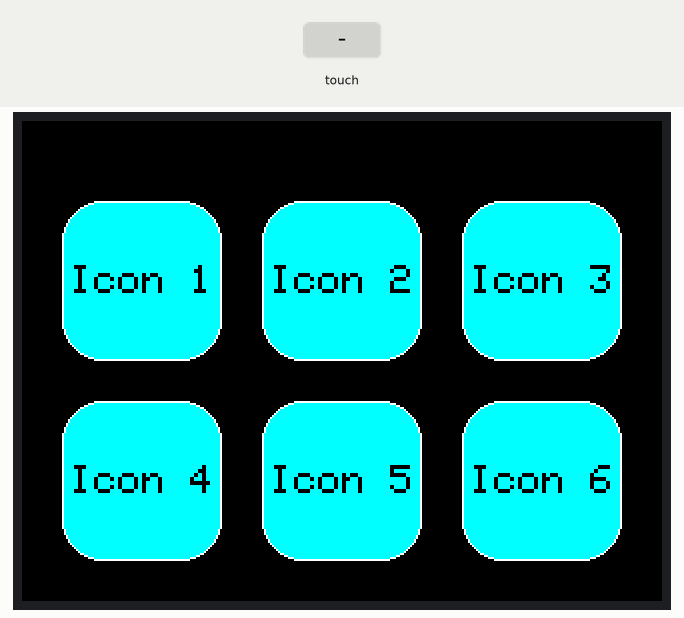
Recording of a sketch running on a simulated Arduino Uno, built with avr-gcc and run on an emulated ATmega328P. Shown: 320×240 colour display. Inputs (shaded band) come from the test bench. What the sketch prints to the serial monitor is not drawn.

Above: at 1.5 s.
1.6 s: touch panel pressed at 62 % / 30 % of its raw x / y range
At 2.1 s:
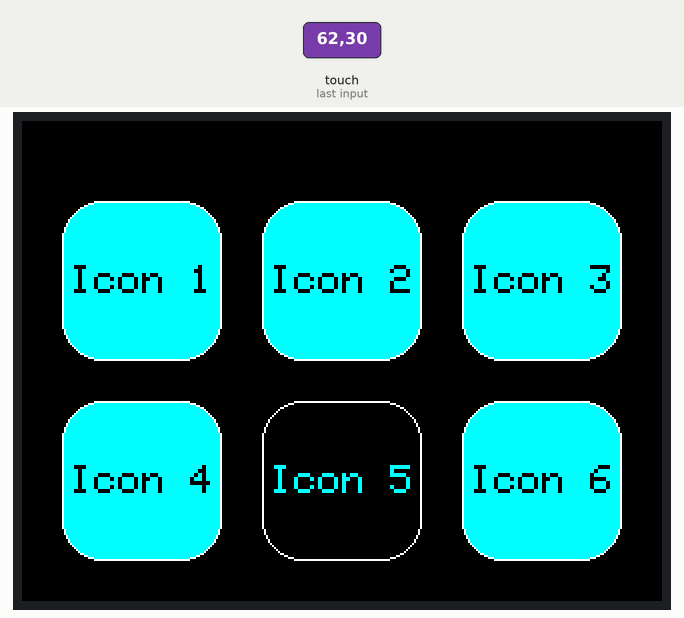
3.1 s: touch panel pressed at 87 % / 30 % of its raw x / y range
At 3.8 s:
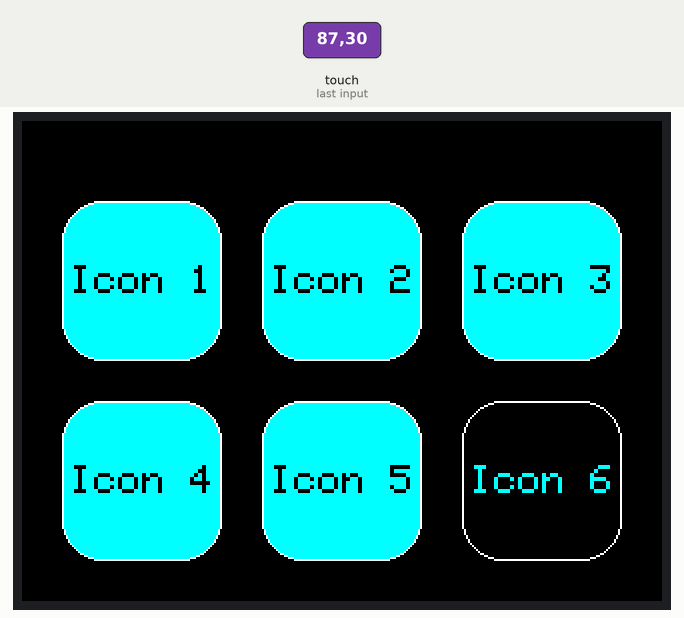
Timing chart, 0 to 6.1 s (numbered marks = the images above; inputs shaded):
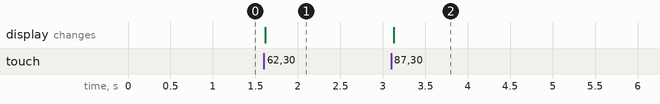

Measured:
- after the input at 1.6 s, the display: changes at once (image 1)
- after the input at 3.1 s, the display: changes at once (image 2)

The sketch:

teste_6_Botoes.ino
```cpp
#include <Adafruit_GFX.h>
#include <MCUFRIEND_kbv.h>
#include <TouchScreen.h>

MCUFRIEND_kbv tft;

#define TS_MINX 189
#define TS_MINY 919
#define TS_MAXX 925
#define TS_MAXY 209

#define MINPRESSURE 10
#define MAXPRESSURE 1000

#define BUTTON_WIDTH 80
#define BUTTON_HEIGHT 80
#define BUTTON_MARGIN 20

#define BLACK   0x0000
#define WHITE   0xFFFF
#define CYAN    0x07FF
#define RED     0xF800
#define GREEN   0x07E0
#define BLUE    0x001F

bool buttonExecuted[6] = {false, false, false, false, false, false}; // Inicializa todas as variáveis de controle como falsas


const int XP = 8, XM = A2, YP = A3, YM = 9; // Ajuste conforme a sua configuração

TouchScreen ts = TouchScreen(XP, YP, XM, YM, 300);

Adafruit_GFX_Button buttons[6];

void setup() {
  Serial.begin(9600);
  uint16_t ID = tft.readID();
  if (ID == 0xD3D3) ID = 0x9486;
  tft.begin(ID);
  tft.setRotation(3);
  tft.fillScreen(BLACK);

  int screenWidth = tft.width();
  int screenHeight = tft.height();

  // Configuração dos botões
  for (int i = 0; i < 6; i++) {
    int buttonX = (screenWidth - 2 * BUTTON_WIDTH - 2 * BUTTON_MARGIN) / 2 + (i % 3) * (BUTTON_WIDTH + BUTTON_MARGIN);
    int buttonY = 80 + (i / 3) * (BUTTON_HEIGHT + BUTTON_MARGIN);
    buttons[i].initButton(&tft, buttonX, buttonY, BUTTON_WIDTH, BUTTON_HEIGHT, WHITE, CYAN, BLACK, (char*)("Icon " + String(i + 1)).c_str(), 2);
    buttons[i].drawButton(false);
  }
}

void loop() {
  TSPoint p = ts.getPoint();

  pinMode(YP, OUTPUT);
  pinMode(XM, OUTPUT);
  digitalWrite(YP, HIGH);
  digitalWrite(XM, HIGH);

  bool touched = (p.z > MINPRESSURE && p.z < MAXPRESSURE);

  if (touched) {
    int16_t screen_x = map(p.x, TS_MINX, TS_MAXX, 0, tft.width());
    int16_t screen_y = map(p.y, TS_MINY, TS_MAXY, 0, tft.height());

    for (int i = 0; i < 6; i++) {
      if (buttons[i].contains(screen_x, screen_y)) {
        buttons[i].press(true);
      } else {
        buttons[i].press(false);
      }
    }
  }

  for (int i = 0; i < 6; i++)
  {
    if (buttons[i].justReleased())
    {
      buttons[i].drawButton();
      if (!buttonExecuted[i])
      {
        handleButtonClick(i);
        buttonExecuted[i] = true; // Define a variável de controle para true após a execução da função
      }
    }
    if (buttons[i].justPressed())
    {
      buttons[i].drawButton(true);
    }
  }
}

void handleButtonClick(int buttonIndex) {
  // Adicione lógica específica para cada botão aqui
  Serial.print("Icon ");
  Serial.print(buttonIndex + 1);
  Serial.println(" clicado!");
  // Execute ação correspondente ao ícone clicado
  switch (buttonIndex) {
    case 0:
      // Ação para o ícone 1
      // Exemplo: abrir uma página da web, iniciar uma função, etc.
      break;
    case 1:
      // Ação para o ícone 2
      break;
    // Continue para os outros ícones
  }
}
```
